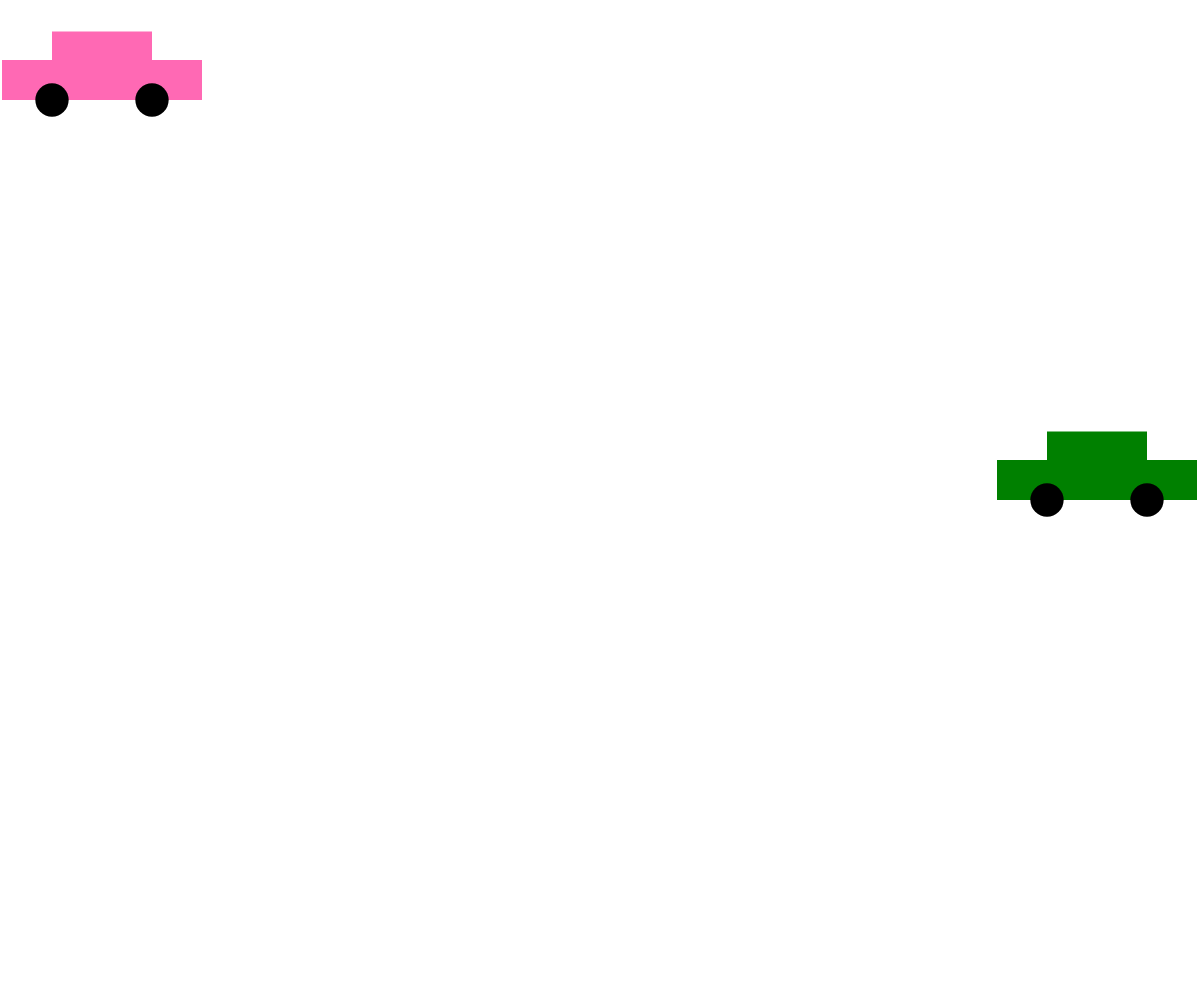
Frame 1 (no input)
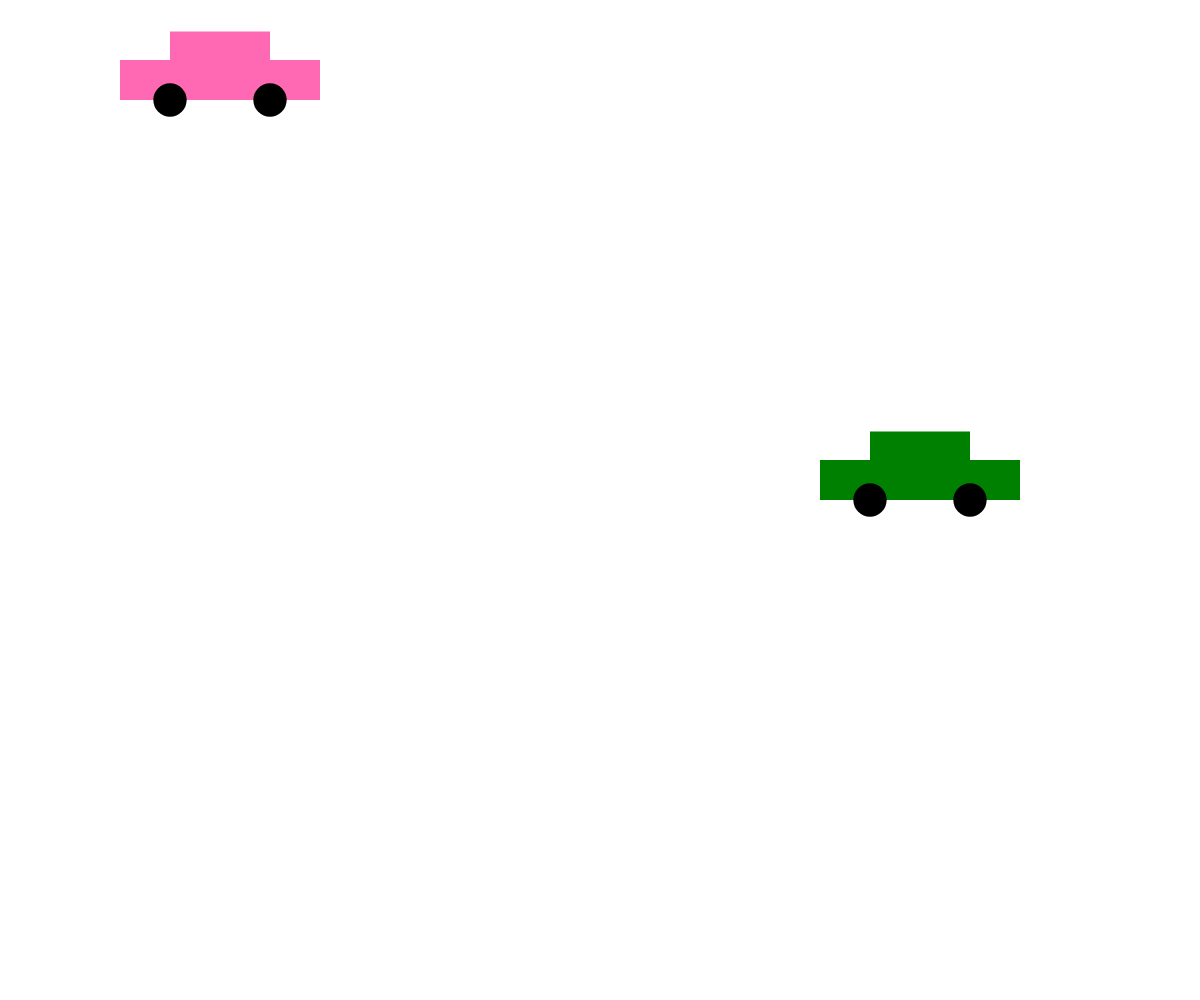
Frame 60 (no input)
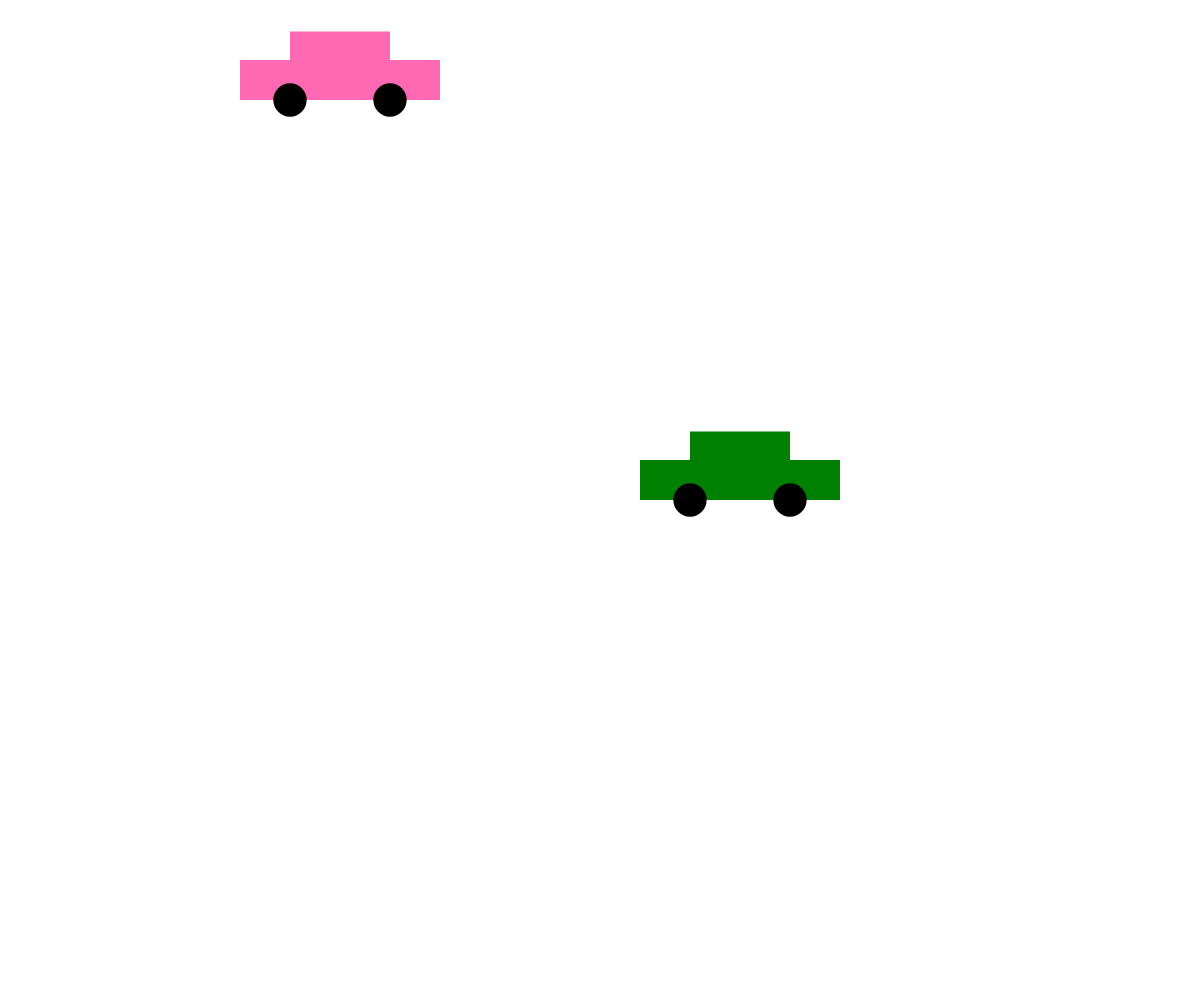
Frame 120 (the mouse pressed at the canvas centre since frame 60)

The p5.js sketch that drew these frames (run headless with seeded random() and noise() and a simulated clock; from frame 60 on, the mouse is pressed at the canvas centre):

// p5.js sketch
// ── sketch.js
const canvasWidth = window.innerWidth;
const canvasHeight = window.innerHeight; 

// feel free to change these values as you like!
const c1 = {
    x: 100,
    y: 100,
    width: 200,
    speed: 2,
    color: 'hotpink'
};
const c2 = {
    x: canvasWidth - 100,
    y: 500,
    width: 200,
    speed: 3,
    color: 'green'
};


// required to set up the canvas:
function setup() {
    createCanvas(canvasWidth, canvasHeight);
}


// animation loop:
function draw() {
    // clear the canvas:
    clear();

    // move the car:
    c1.x += c1.speed;
if (c1.x > canvasWidth + 70) {
    c1.x = -70;}

    // redraw the car:
    drawCar(c1.x, c1.y, c1.width, c1.color);
    
    // draw the grid (optional -- feel free to remove this line):
   // drawGrid(canvasWidth, canvasHeight);
   c2.x -= c2.speed;
   if (c2.x < -50) {
    c2.x = canvasWidth + 50;
   }
   drawCar(c2.x, c2.y, c2.width, c2.color);

}


// this function's job is to draw a car based on the 
// parameters the user passes in (x, y, size, fillColor, and wheelColor)
function drawCar(x, y, size, fillColor, wheelColor='black') {
    strokeWeight(0);
    
    // body
    fill(fillColor);
    rect(x - size/4, y - (size/5 + size/7), size / 2, size/7); // top
    rect(x - size/2, y - size/5, size, size/5); // bottom

    // wheels:
    fill(wheelColor);
    circle(x - size / 4, y, size / 6);
    circle(x + size / 4, y, size / 6);
}
